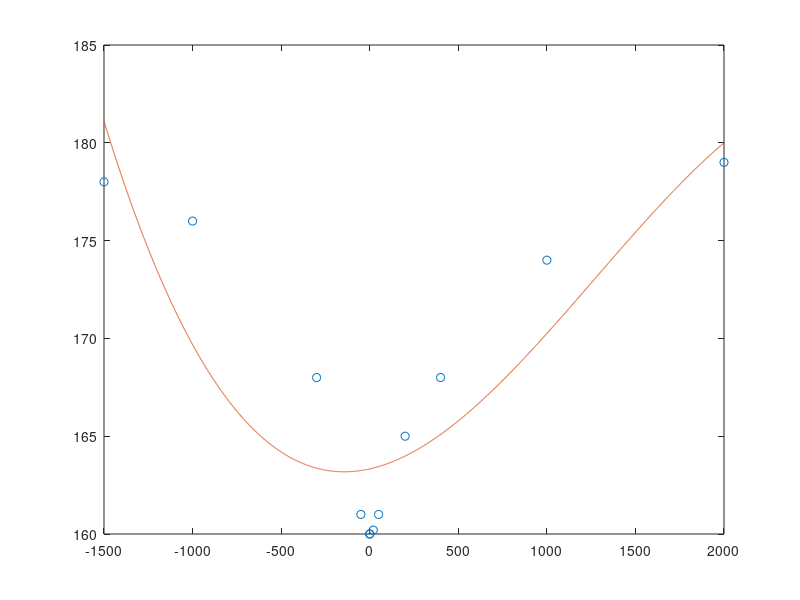

MATLAB code for this plot:
function part2
    T = [-1500, -1000, -300, -50, -1, 1, 20, 50, 200, 400, 1000, 2000];
    H = [178, 176, 168, 161, 160, 160, 160.2, 161, 165, 168, 174, 179];
    
    ti = -1500:1:2000;
    hi = zeros(length(ti), 1);
    pi = 2:1:5;
    ea = zeros(length(pi), 1);
    
    for i=1:length(pi)
        ea(i) = fe(T, H, pi(i));
    end
    
    ea
    p = find(ea==min(ea))
    
    ah = fa(T, H, p);
    
    for j=1:length(ti)
        hi(j) = fh(T, H, ah, ti(j));
    end
  

    plot(T, H, 'o', ti, hi);
end

function ah=fa(xT, yh, p)
    rows = length(xT);
    
    M = ones(rows, p + 1);
    Y = transpose(yh);
    
    for i=1:rows
        for j=1:p
            M(i, j+1) = xT(i)^j;
        end
    end
    ah = (transpose(M)*M) \ (transpose(M)*Y);
end

function vh = fh(T, h, ah, iT)
    if iT < min(T)
        vh = h(1);
        return;
    end
    if iT > max(T)
        vh = h(length(h));
        return;
    end
    vh = 0;
    for i=1:length(ah)
        vh = vh + ah(i) * iT^(i -1);
    end
end

function ea = fe(T, H, ai)
    a = fa(T, H, ai);
    n = length(T);
    sum = 0;
    for i=1:length(n)
        sum = sum + (H(i) - fh(T, H, a, T(i)))^2;
    end
    ea = sqrt(sum/(n+1))
end